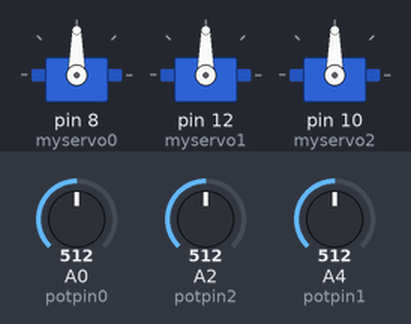
The sketch below on a simulated Arduino Uno, built with avr-gcc and run on an emulated ATmega328P. Parts: 3 × servo. The inputs (shaded band) are chosen by the test bench; at power-on: A0 (potpin0) = 512, A2 (potpin2) = 512, A4 (potpin1) = 512.

Above: at 1.2 s.
1.3 s: A0 (potpin0) set to 716
At 2.5 s:
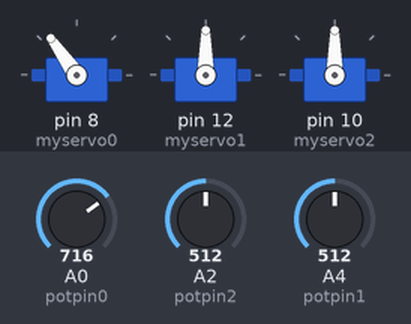
2.8 s: A2 (potpin2) set to 716
At 3.7 s:
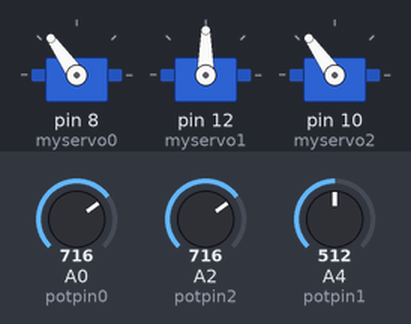
4.3 s: A4 (potpin1) set to 716
At 4.7 s:
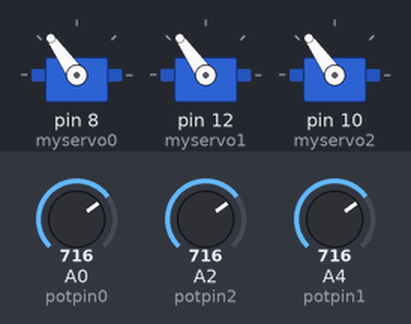
5.8 s: A0 (potpin0) set to 900
At 7.0 s:
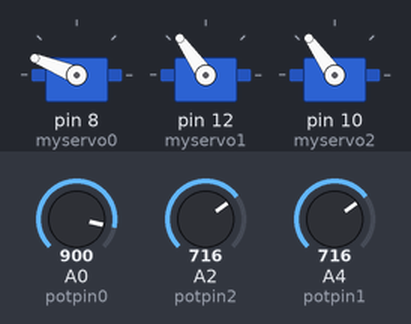
7.3 s: A2 (potpin2) set to 900
At 8.0 s:
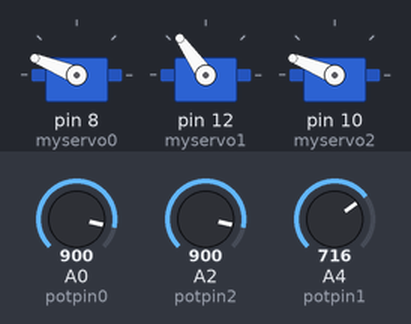
8.8 s: A4 (potpin1) set to 900
At 9.1 s:
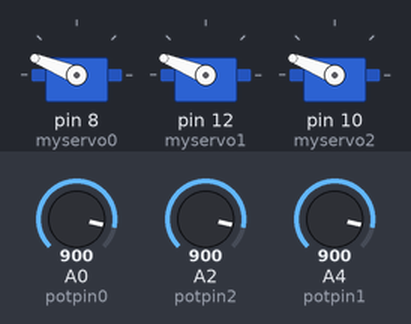
Timing chart, 0 to 11.3 s (numbered marks = the images above; inputs shaded):
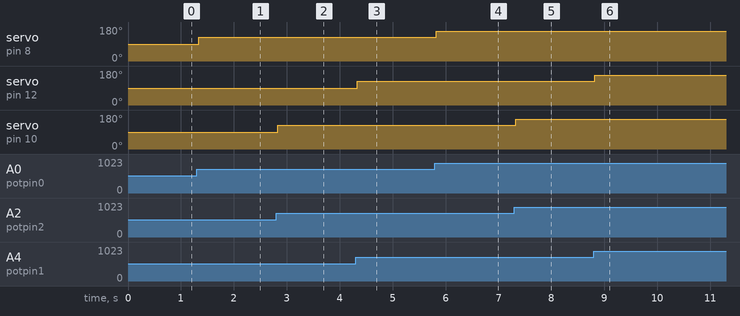

The sketch:

basic_servo_pots.ino
```cpp
#include <Servo.h>

Servo myservo0;   // create servo objects to control each servo
Servo myservo1;
Servo myservo2;

int potpin0 = 0;  // analog pin used to connect to each potentiometer
int potpin1 = 4;
int potpin2 = 2;

int val0;         // variable to read the value from each analog pin
int val1;
int val2;

void setup() {
  // put your setup code here, to run once:

  myservo0.attach(8);   // attaches the servo on pin 8 to the servo object
  myservo1.attach(12);
  myservo2.attach(10);
  Serial.begin(9600);

}

void loop() {
  // put your main code here, to run repeatedly:

  val0 = analogRead(potpin0);         // reads the value of the potentiometer (value between 0 and 1023)
  val0 = map(val0, 0, 1023, 0, 180);  // scale it to use it with the servo (value betwen 0 and 180)
  myservo0.write(val0);               // sets the servo position according to the scaled value
  delay(20);                          // waits for the servo to get there

  val1 = analogRead(potpin1);
  val1 = map(val1, 0, 1023, 0, 180);
  myservo1.write(val1);
  delay(20);

  val2 = analogRead(potpin2);
  val2 = map(val2, 0, 1023, 0, 180);
  myservo2.write(val2);
  delay(20);

}
```

Measured:
- after the input at 1.3 s, servo on pin 8 (myservo0): 90° → 125° at once
- after the input at 2.8 s, servo on pin 10 (myservo2): 90° → 125° at once
- after the input at 4.3 s, servo on pin 12 (myservo1): 90° → 125° at once
- after the input at 5.8 s, servo on pin 8 (myservo0): 125° → 158° at once
- after the input at 7.3 s, servo on pin 10 (myservo2): 125° → 158° at once
- after the input at 8.8 s, servo on pin 12 (myservo1): 125° → 158° at once
